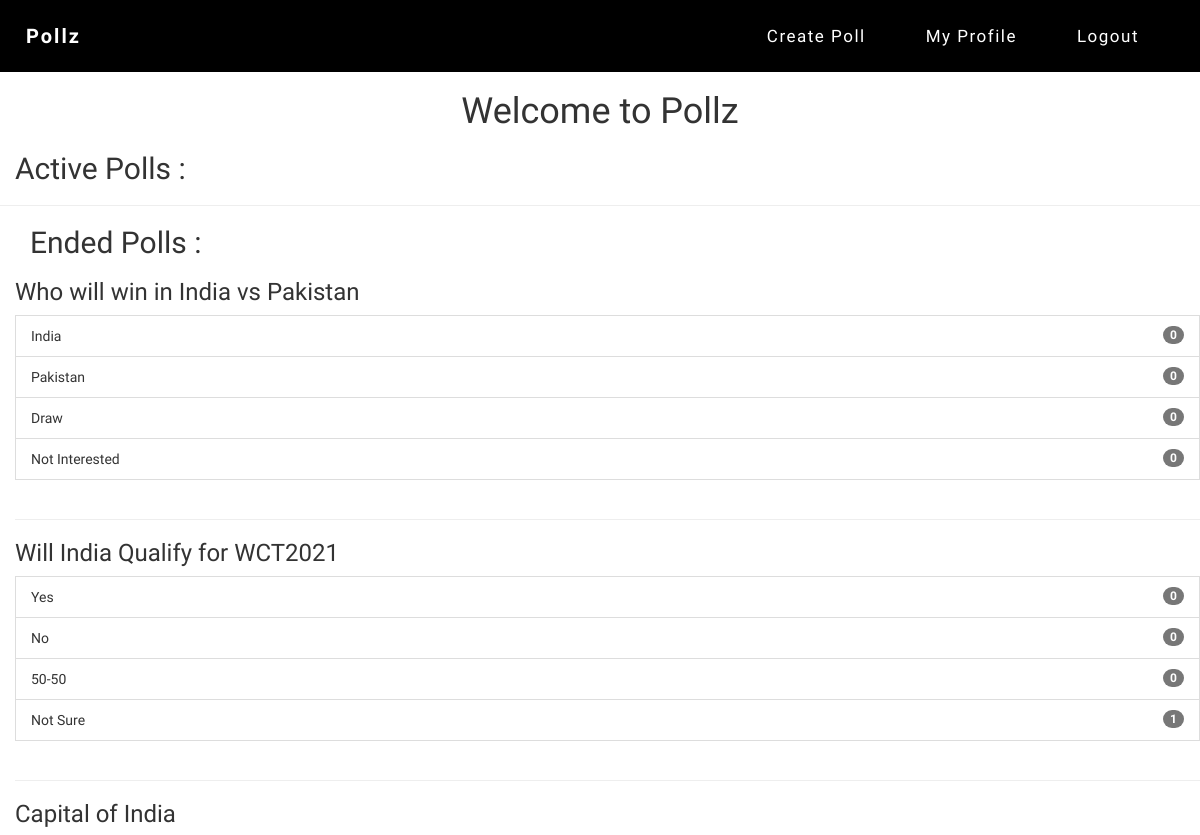
Before: / (signed in, upper part) with the older database file.
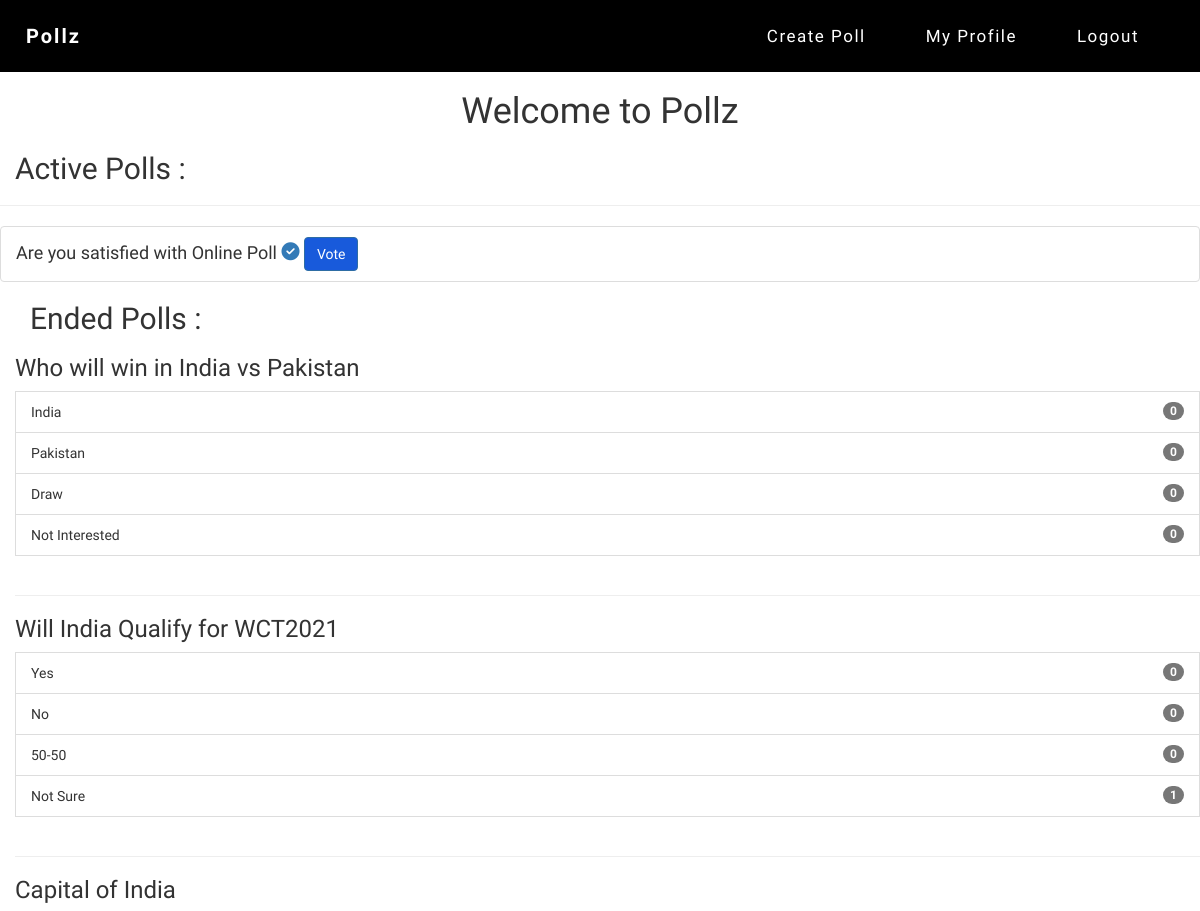
After: the same page with the newer database file.
### polls/models.py (models this page shows)
class Poll(models.Model):
    id = models.AutoField(primary_key=True)
    username = models.CharField(max_length=50)
    topic = models.CharField(max_length=1000)
    choice_one = models.CharField(max_length=1000)
    choice_two = models.CharField(max_length=1000)
    choice_three = models.CharField(max_length=1000)
    choice_four = models.CharField(max_length=1000)
    choice_one_vote = models.IntegerField(max_length=100)
    choice_two_vote = models.IntegerField(max_length=100)
    choice_three_vote = models.IntegerField(max_length=100)
    choice_four_vote = models.IntegerField(max_length=100)
    poll_date = models.DateField()
    poll_status = models.BooleanField()

### polls/views.py (the view)
# urls.py: path('',views.index,name='index'),
def index(request):
    if not request.session.get('username'):
        return redirect('/login')
    data = Poll.objects.filter(poll_status=True).order_by('-poll_date')
    ndata = Poll.objects.filter(poll_status=False).order_by('-poll_date')
    context = {
        'poll_data' : data,
        'npoll_data':ndata
    }
    return render(request,'index.html',context)

### templates/index.html (shortened to what this page needs)
<!DOCTYPE html>
<html lang="en">
<head>
    <link rel="stylesheet" href="https://maxcdn.bootstrapcdn.com/bootstrap/3.3.7/css/bootstrap.min.css">
    <link rel="stylesheet" href="https://cdnjs.cloudflare.com/ajax/libs/font-awesome/5.15.3/css/all.min.css"
 />
    <link rel="stylesheet" href="./static/main.css">
</head>
<html>
<body onload="hello()">
    <nav id="postoblog-logo" class="navbar">
        <div class="container-fluid">
            <div class="navbar-header">
                <a id="logo" class="navbar-brand" href="/">Pollz</a>
            </div>
            <div class="collapse navbar-collapse" id="myNavbar">
                <ul id="link" class="nav navbar-nav navbar-right">
                    <li class="nav-item link1"><a href="/addpoll">
                        Create Poll
                    </a>
                </li>
                    <li class="nav-item link1"><a href="/profile">
                            My Profile
                        </a>
                    </li>
                    <li class="nav-item link1"><a href="/logout">
                            Logout
                        </a>
                    </li>
                    </ul>
                </div>
        </div>
    </nav>
    <ul class="list-group">
        <h1><center>Welcome to Pollz</center></h1>
        <h2 style="margin-left: 15px;">Active Polls : </h2>
        <hr>
        {% for data in poll_data %}
        <h4>
            <li class="list-group-item">
                    {{data.topic}}
                <a href="">
                    <i class="fas fa-check-circle ml-2"></i>
                </a>
                <a href='/vote/{{data.id}}' class="ml-3 btn btn-primary" data-toggle="tooltip" data-placement="top"
                    title="Vote"> Vote
                </a>
            </li>
        </h4>
        {% endfor %}
    </ul>
    <ul class="list-group" style="margin-left: 15px;">
            <h2 style="margin-left: 15px;">Ended Polls : </h2>
            {% for data in npoll_data %}
                <h3>{{data.topic}}</h3>
                <li class="list-group-item d-flex justify-content-between align-items-center">
                    {{data.choice_one}}
                    <span class="badge badge-primary badge-pill">{{data.choice_one_vote}}</span>
                </li>
                <li class="list-group-item d-flex justify-content-between align-items-center">
                    {{data.choice_two}}
                    <span class="badge badge-primary badge-pill">{{data.choice_two_vote}}</span>
                </li>
                <li class="list-group-item d-flex justify-content-between align-items-center">
                    {{data.choice_three}}
                    <span class="badge badge-primary badge-pill">{{data.choice_three_vote}}</span>
                </li>
                <li class="list-group-item d-flex justify-content-between align-items-center">
                    {{data.choice_four}}
                    <span class="badge badge-primary badge-pill">{{data.choice_four_vote}}</span>
                </li>
                <br>
                <hr>
            {% endfor %}
    </ul>
</body>
</html>

Changed rows visible on the page:
added Poll: topic "Are you satisfied with Online Poll", shown under "Active Polls :"
